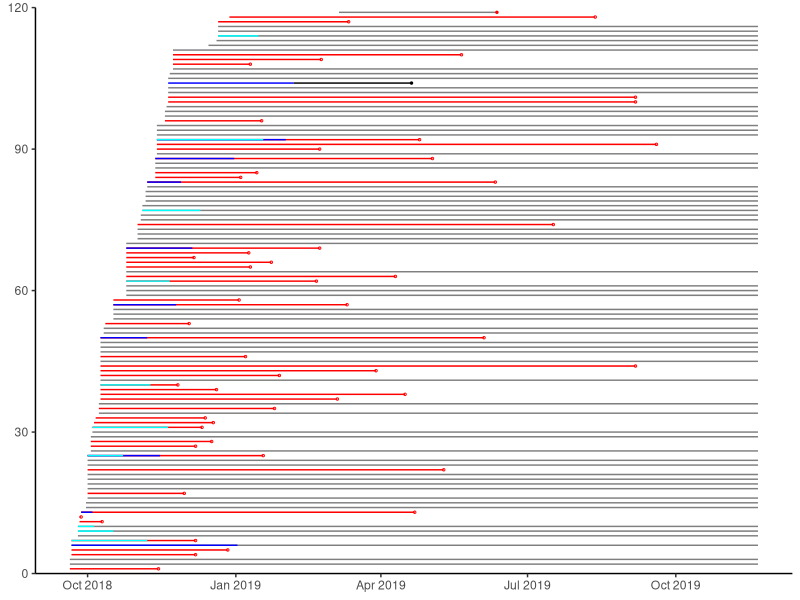
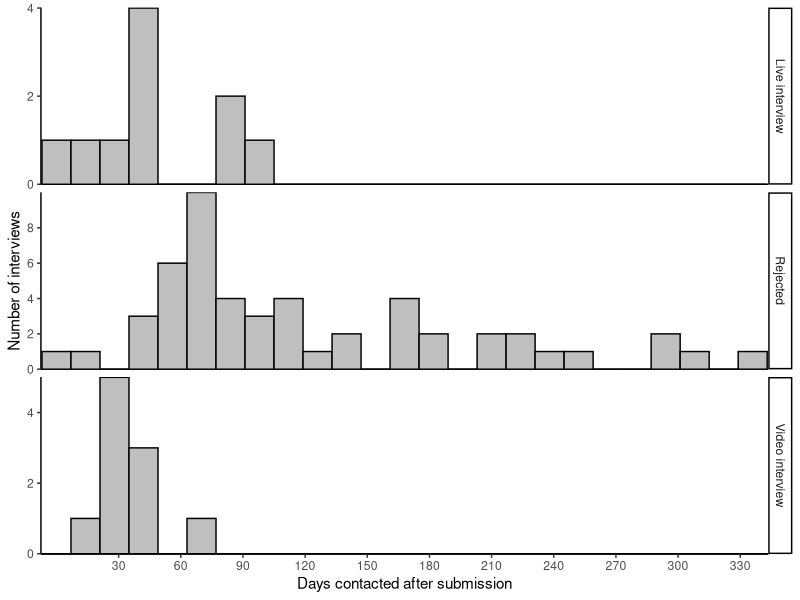

The R source for these figures, in order:
## ---- chunk 1
knitr::opts_chunk$set(echo = TRUE)
rm(list = ls())
library(tidyverse)
## ---- chunk 2
job_timelines <- read.delim(file = "Job_timeline_data.tsv", header = T, stringsAsFactors = F)
job_timelines$number <- seq(1:nrow(job_timelines))
job_timelines$date <- as.Date(job_timelines$date, "%m/%d/%y")
job_timelines$unk_rejected <- as.Date(job_timelines$unk_rejected, "%m/%d/%y")
job_timelines$vid_interview <- as.Date(job_timelines$vid_interview, "%m/%d/%y")
job_timelines$live_interview <- as.Date(job_timelines$live_interview, "%m/%d/%y")
job_timelines$rejected <- as.Date(job_timelines$rejected, "%m/%d/%y")
job_timelines$accepted <- as.Date(job_timelines$accepted, "%m/%d/%y")
job_timelines$passed <- as.Date(job_timelines$passed, "%m/%d/%y")
## ---- chunk 3
paste("Total number of applications:", nrow(subset(job_timelines)))

paste("Number that never got back to me:", nrow(subset(job_timelines, !is.na(unk_rejected) & is.na(vid_interview) & is.na(live_interview))))
paste("Number that rejected me outright:", nrow(subset(job_timelines, !is.na(rejected) & is.na(vid_interview) & is.na(live_interview))))
paste("Number that rejected me after skype interview:", nrow(subset(job_timelines, !is.na(rejected) & !is.na(vid_interview) & is.na(live_interview))))
paste("Number that never got back to me after the skype interview:", nrow(subset(job_timelines, !is.na(unk_rejected) & !is.na(vid_interview) & is.na(live_interview))))
paste("Number that rejected me after a live interview:", nrow(subset(job_timelines, !is.na(rejected) & !is.na(live_interview))))
paste("Number that never got back to me after the live interview:", nrow(subset(job_timelines, !is.na(unk_rejected) & !is.na(live_interview))))
paste("Number that I withdrew application:", nrow(subset(job_timelines, !is.na(passed))))
paste("Number that I accepted:", nrow(subset(job_timelines, !is.na(accepted))))

summary_dataframe <- data.frame("group" = c("no response","rejected outright","rejected after video interview","no response after video interview","rejected after live interview","no response after live interview","offer","withdrawn"),
                                "number" = c(
                                  nrow(subset(job_timelines, !is.na(unk_rejected) & is.na(vid_interview) & is.na(live_interview))),
                                  nrow(subset(job_timelines, !is.na(rejected) & is.na(vid_interview) & is.na(live_interview))),
                                  nrow(subset(job_timelines, !is.na(rejected) & !is.na(vid_interview) & is.na(live_interview))),
                                  nrow(subset(job_timelines, !is.na(unk_rejected) & !is.na(vid_interview) & is.na(live_interview))),
                                  nrow(subset(job_timelines, !is.na(rejected) & !is.na(live_interview))),
                                  nrow(subset(job_timelines, !is.na(unk_rejected) & !is.na(live_interview))),
                                  nrow(subset(job_timelines, !is.na(accepted))),
                                  nrow(subset(job_timelines, !is.na(passed)))
                                ))

summary_dataframe$group <- factor(summary_dataframe$group, level = c("no response","rejected outright","rejected after video interview","no response after video interview","rejected after live interview","no response after live interview","offer","withdrawn"))

Academic_job_result_bargraph <- ggplot() + theme_classic() + xlab(NULL) +
  theme(axis.text.x = element_text(angle = -45, hjust = 0, vjust = 0.5)) +
  scale_y_continuous(expand = c(0,0)) +
  ylab("Number of results") +
  geom_bar(data = summary_dataframe, aes(x = group, y = number), stat = "identity", fill = "grey80", color = "black")
ggsave(file = "Academic_job_result_bargraph.png", Academic_job_result_bargraph, height = 3, width = 5)
## ---- chunk 4
unknown <- subset(job_timelines, !is.na(unk_rejected))
rejected <- subset(job_timelines, !is.na(rejected))
video <- subset(job_timelines, !is.na(vid_interview))
live <- subset(job_timelines, !is.na(live_interview))
accepted <- subset(job_timelines, !is.na(accepted))
passed <- subset(job_timelines, !is.na(passed))

job_search_timeline_plot <- ggplot() + theme_classic() + scale_y_continuous(expand = c(0,1)) +
  xlab(NULL) + ylab(NULL) +
  geom_segment(data = unknown, aes(x = date, xend = unk_rejected, y = number, yend = number), alpha = 0.5) +
  geom_segment(data = passed, aes(x = date, xend = passed, y = number, yend = number), alpha = 0.5) +
  geom_segment(data = rejected, aes(x = date, xend = rejected, y = number, yend = number), color = "red") +
  geom_segment(data = live, aes(x = date, xend = live_interview, y = number, yend = number), color  = "blue") +
  geom_segment(data = video, aes(x = date, xend = vid_interview, y = number, yend = number), color  = "cyan") +
  geom_segment(data = accepted, aes(x = live_interview, xend = accepted, y = number, yend = number), color  = "black") +
  geom_point(data = accepted, aes(x = accepted, y = number), size = 0.5) +
  geom_point(data = passed, aes(x = passed, y = number), size = 0.5, color = "red") +
  geom_point(data = rejected, aes(x = rejected, y = number), shape = 21, size = 0.5, color = "red")
ggsave(file = "Job_search_timeline_plot.pdf", job_search_timeline_plot, height = 6, width = 5)
ggsave(file = "Job_search_timeline_plot.png", job_search_timeline_plot, height = 6, width = 5)
job_search_timeline_plot
## ---- chunk 5
video$video_date_diff <- video$vid_interview - video$date
live$live_date_diff <- live$live_interview - live$date
rejected$rejected_date_diff <- rejected$rejected - rejected$date

distributions <- data.frame("type" = c(rep("Video interview",nrow(video)),
                                       rep("Live interview",nrow(live)),
                                       rep("Rejected",nrow(rejected))), 
                            "date" = c(video$video_date_diff,
                                       live$live_date_diff,
                                       rejected$rejected_date_diff))

Time_after_application_plot <- ggplot() + theme_classic() +
  ylab("Number of interviews") +
  xlab("Days contacted after submission") +
  scale_x_continuous(breaks = seq(30,360,30), expand = c(0,0.5)) +
  scale_y_continuous(expand = c(0,0.01), breaks = seq(0,8,2)) +
  geom_hline(yintercept = 0) +
  geom_histogram(data = distributions, aes(x = date), binwidth = 14, fill = "grey75", color = "black") +
  facet_grid(rows = vars(type), scales = "free_y")
ggsave("Time_after_application_plot.pdf", Time_after_application_plot, height = 5, width = 5)
ggsave("Time_after_application_plot.png", Time_after_application_plot, height = 5, width = 5)
Time_after_application_plot
